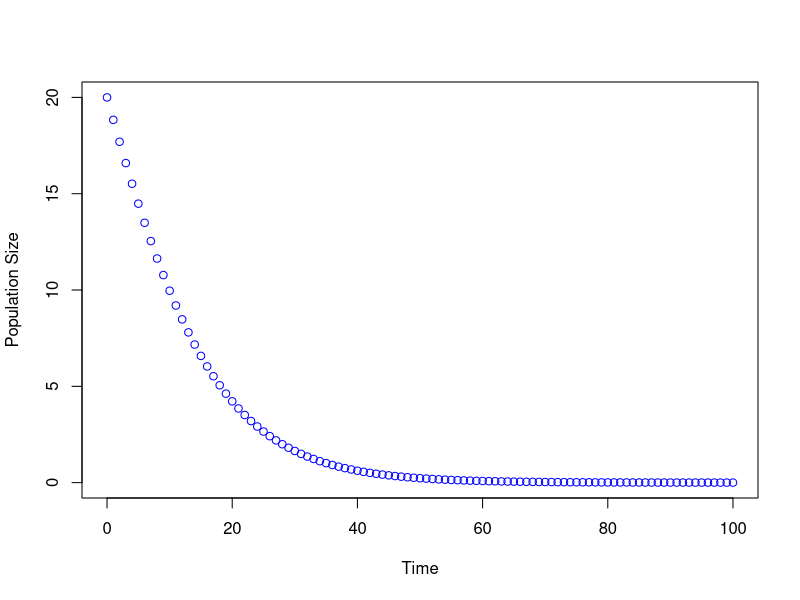
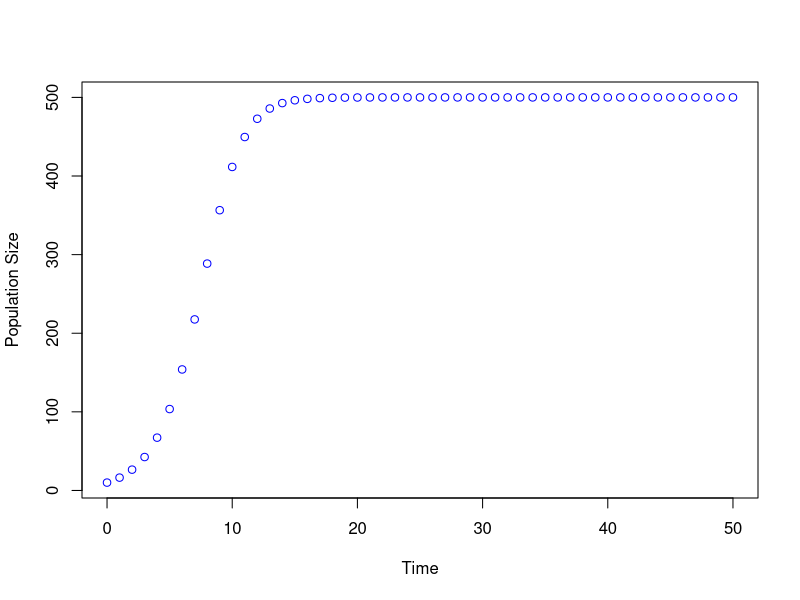
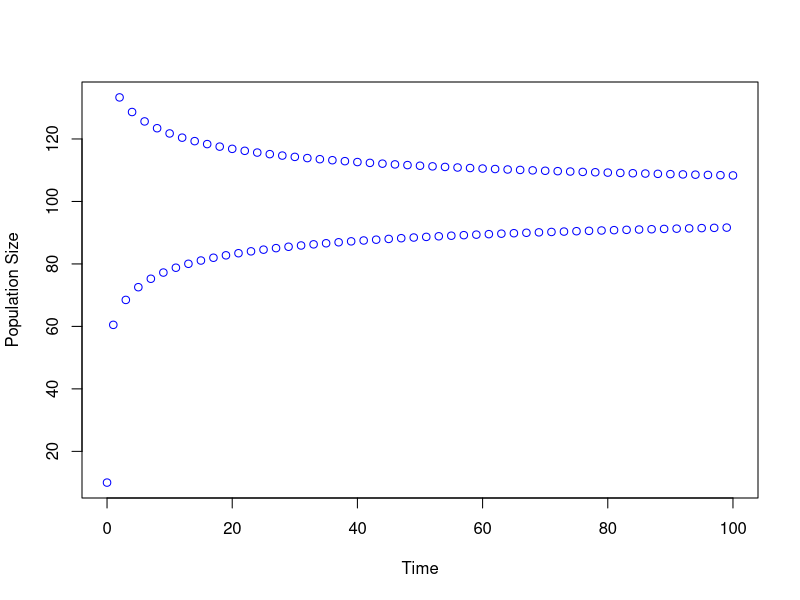
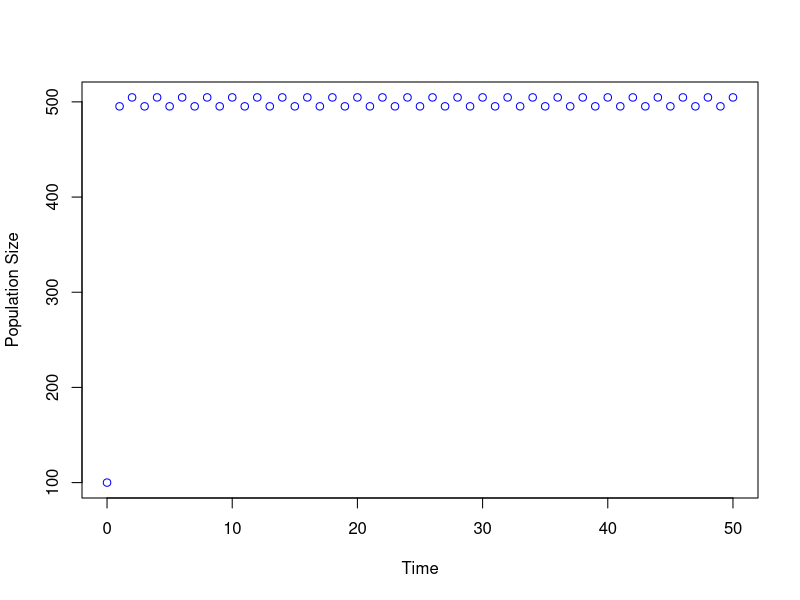
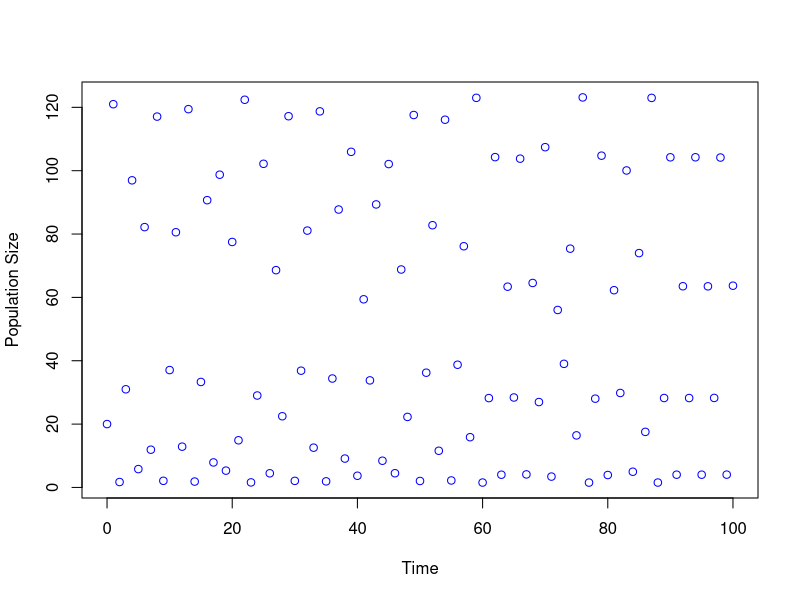
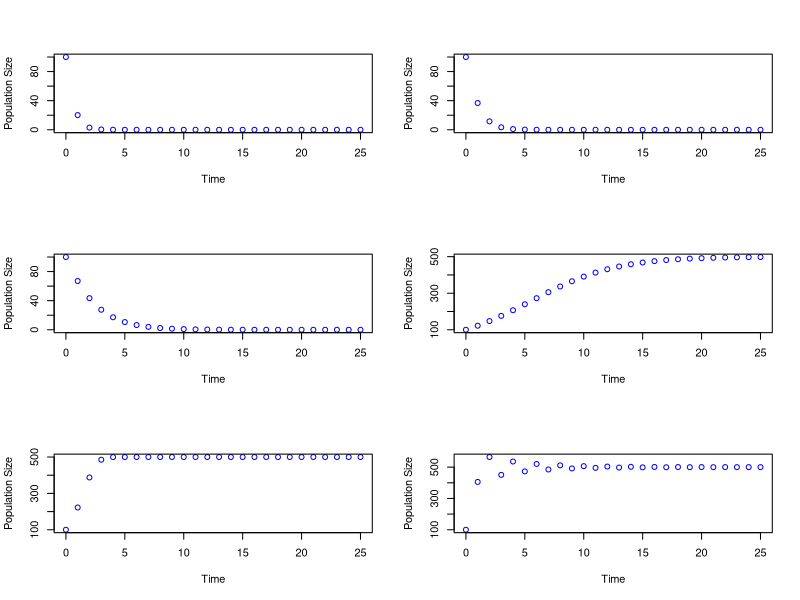
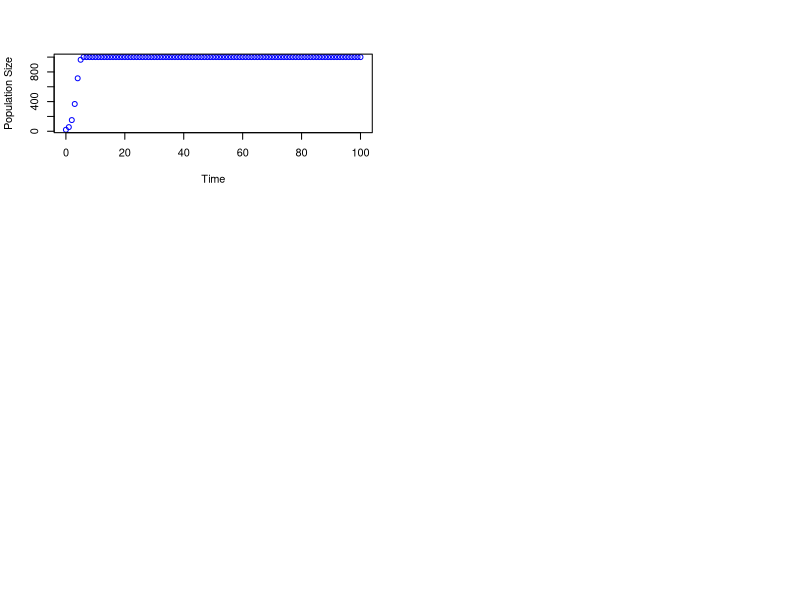
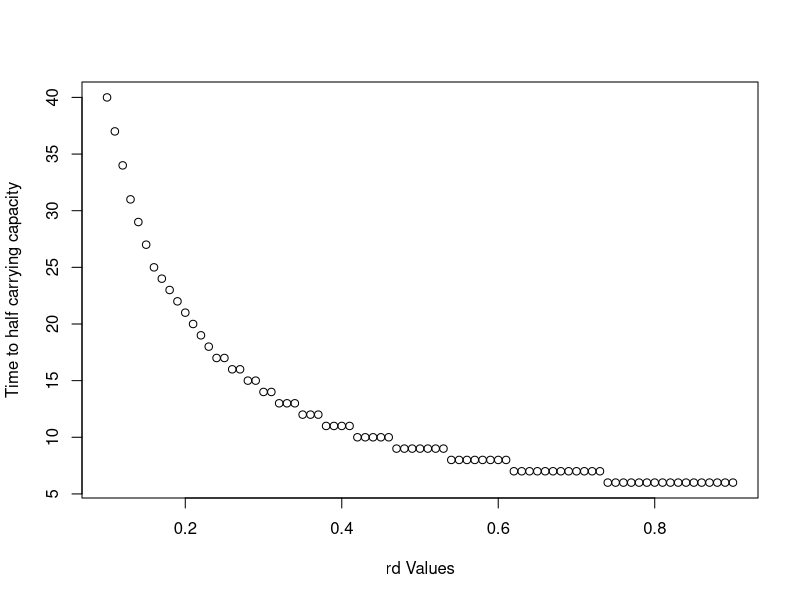

Generate these figures, in order, with R:
#!/usr/bin/Rscript
#Author: "Emma Fox (eafox@ucla.edu)"

##############
# EXERCISE A #
##############

RickMod<-function(N0=10,rd=0.5,kk=500,ttMax=15,doPlot=TRUE){
  #simulate logistic growth
  NN<-matrix(NA,nrow=1,ncol=ttMax+1)
  NN[1]<-N0
  
  for (tt in 1:ttMax){
    NN[tt+1] <- NN[tt] * exp(rd * (1 - (NN[tt] / kk)))
  }
  
  #plots get produced outside workspace
  if (doPlot==TRUE){
    plot(0:ttMax,NN,xlab="Time",ylab="Population Size",col="blue")
  }
  
  return(NN)
}

##############
# EXERCISE B #
##############

#Population decreases to n=0
NewVectA<-RickMod(20,-0.1,50,100)

#Population approached stable equilibrium without oscillation
NewVectB<-RickMod(ttMax = 50)

#Decaying oscillations around carrying capacity
NewVectC<-RickMod(10,2,100,100)

#Persistent, regular oscillations
NewVectD<-RickMod(100,2,500,50)

#Crazy, random-looking fluctuations (chaos)
NewVectE<-RickMod(20,3,50,100)

# R tends to be the key driver of these parameters

##############
# EXERCISE C #
##############

#Six test values for rd
rdVals<-seq(-2,2,by=0.75)
#Run through different values in the range
par(mfrow=c(3,2))
for (ii in rdVals){
  PopSize<-RickMod(N0=100,rd=ii,kk=500,ttMax=25)
}


##############
# EXERCISE D #
##############

nVec<-RickMod(N0=20,rd=1.05,kk=1000,ttMax = 100)
min(which(nVec>=500))

##############
# EXERCISE E #
##############

#Initialize vectors for plotting
rdVals<-seq(0.1,0.9,by=0.01)
halfLife<-matrix(NA,nrow=1,ncol=rdVals)

#Run simulation to get the half carrying capacity values for each rd
for (ii in 1:length(rdVals)){
  kk.input<-1000
  nVec<-RickMod(N0=20,rd=rdVals[ii],kk=kk.input,ttMax = 100,doPlot = F)
  halfLife[ii]<-min(which(nVec>=(kk.input/2)))
}

#Plot the 2 vectors
par(mfrow=c(1,1))
plot(rdVals,halfLife,xlab = "rd Values",ylab = "Time to half carrying capacity")

##############
# EXERCISE F #
##############

#Pseudo Code-
# Loop through each of the 2 vectors assigning all of the results from the same value a to the same row
# and all of the results from the same values of b to the same columns
# Start by initializing the matrix with length(r) rows and length(k) columns
# Run a for loop that iterates across all of the values in rVec
# Immediately initialize a 2nd loop that iterates across all of the values of kVec
# Then save the population size at 10 years to the position in the matrix corresponding to position(r), position(k)

##############
# EXERCISE H #
##############




